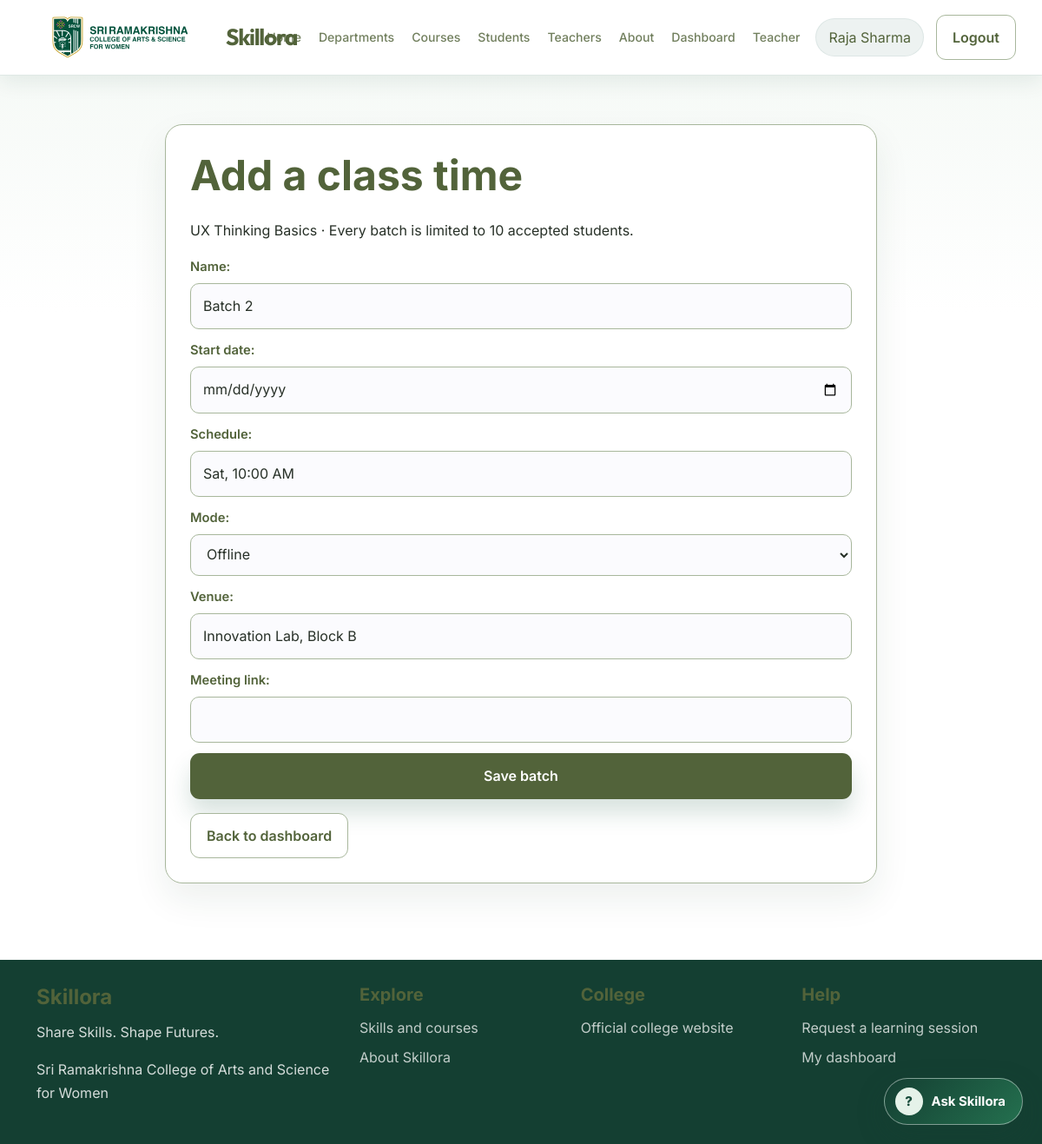
/courses/ux-thinking-basics-demo/batches/create/ (signed in), run on the app's committed database.
### core/models.py (models this page shows, shortened)
class User(AbstractUser):
    class Role(models.TextChoices):
        STUDENT = 'student', 'Student'
        INSTRUCTOR = 'instructor', 'Teacher / Student Instructor'
        FACULTY = 'faculty', 'Faculty'
    role = models.CharField(max_length=20, choices=Role.choices, default=Role.STUDENT)
    instructor_approved = models.BooleanField(default=False)
    phone = models.CharField(max_length=30, blank=True)
    bio = models.TextField(blank=True)
    department = models.CharField(max_length=80, blank=True)
    avatar_url = models.URLField(blank=True)
    @property
    def is_instructor(self):
        return self.role == self.Role.INSTRUCTOR
    @property
    def is_faculty(self):
        return self.role == self.Role.FACULTY
    @property
    def is_teacher(self):
        return self.is_faculty or (self.is_instructor and self.instructor_approved)
    @property
    def is_college_admin(self):
        return self.is_superuser or (self.is_staff and not self.is_instructor)

class Course(models.Model):
    class Mode(models.TextChoices):
        ONLINE = 'online', 'Online'
        OFFLINE = 'offline', 'Offline'
    class Status(models.TextChoices):
        DRAFT = 'draft', 'Draft'
        PUBLISHED = 'published', 'Published'
        CLOSED = 'closed', 'Closed'
    class ApprovalStatus(models.TextChoices):
        PENDING = 'pending', 'Pending approval'
        APPROVED = 'approved', 'Approved'
        REJECTED = 'rejected', 'Rejected'
    title = models.CharField(max_length=180)
    slug = models.SlugField(unique=True)
    description = models.TextField()
    skill = models.ForeignKey(Skill, on_delete=models.SET_NULL, null=True, blank=True, related_name='courses')
    department = models.ForeignKey(
        Department,
        on_delete=models.SET_NULL,
        null=True,
        blank=True,
        related_name='courses',
    )
    instructor = models.ForeignKey(
        settings.AUTH_USER_MODEL,
        on_delete=models.CASCADE,
        related_name='courses_taught',
        limit_choices_to=Q(role__in=(User.Role.INSTRUCTOR, User.Role.FACULTY)),
    )
    learning_objectives = models.TextField(blank=True)
    prerequisites = models.TextField(blank=True)
    duration_weeks = models.PositiveIntegerField(default=4)
    mode = models.CharField(max_length=20, choices=Mode.choices, default=Mode.ONLINE)
    schedule = models.CharField(max_length=200)
    venue = models.CharField(max_length=200, blank=True)
    meeting_link = models.URLField(blank=True)
    max_learners = models.PositiveIntegerField(default=20)
    status = models.CharField(max_length=20, choices=Status.choices, default=Status.PUBLISHED)
    approval_status = models.CharField(
        max_length=20,
        choices=ApprovalStatus.choices,
        default=ApprovalStatus.PENDING,
    )
    reviewed_by = models.ForeignKey(
        settings.AUTH_USER_MODEL,
        on_delete=models.SET_NULL,
        null=True,
        blank=True,
        related_name='course_reviews',
    )
    reviewed_at = models.DateTimeField(null=True, blank=True)
    materials_link = models.URLField(blank=True)
    created_at = models.DateTimeField(auto_now_add=True)
    updated_at = models.DateTimeField(auto_now=True)
    class Meta:
        ordering = ['-created_at']

### core/views.py (the view)
# urls.py: path('courses/<slug:slug>/batches/create/', views.create_batch, name='create_batch'),
@login_required
def create_batch(request, slug):
    course = get_object_or_404(Course, slug=slug)
    if not request.user.is_college_admin and (
        not request.user.is_teacher or course.instructor_id != request.user.pk
    ):
        return HttpResponse('Only the assigned teacher or college administrator can manage batches.', status=403)
    if request.method == 'POST':
        form = BatchForm(request.POST)
        if form.is_valid():
            batch = form.save(commit=False)
            batch.course = course
            batch.capacity = 10
            batch.save()
            messages.success(request, f'{batch.name} was added with a maximum of 10 accepted students.')
            return redirect('teacher_dashboard' if not request.user.is_college_admin else 'college_admin_dashboard')
    else:
        form = BatchForm(initial={
            'name': f'Batch {course.batches.count() + 1}',
            'schedule': course.schedule,
            'mode': course.mode,
            'venue': course.venue,
            'meeting_link': course.meeting_link,
        })
    return render(request, 'create_batch.html', {'course': course, 'form': form})

### core/forms.py
class BatchForm(forms.ModelForm):
    class Meta:
        model = Batch
        fields = ('name', 'start_date', 'schedule', 'mode', 'venue', 'meeting_link')
        widgets = {'start_date': forms.DateInput(attrs={'type': 'date'})}

### templates/create_batch.html (shortened to what this page needs)
{% extends 'base.html' %}
{% block content %}
<section class="container auth-wrap">
    <div class="auth-card wide-form">
        <h1>Add a class time</h1>
        <p>{{ course.title }} · Every batch is limited to 10 accepted students.</p>
        <form method="post">
            {{ form.as_p }}
            <button class="button primary full-width" type="submit">Save batch</button>
        </form>
        <a href="{% url 'teacher_dashboard' %}" class="button secondary mt-3">Back to dashboard</a>
    </div>
</section>
{% endblock %}

### templates/base.html (shortened to what this page needs)
{% load static %}
<!DOCTYPE html>
<html lang="en">
<head>
    <link href="https://cdn.jsdelivr.net/npm/bootstrap@5.3.3/dist/css/bootstrap.min.css" rel="stylesheet">
    <link rel="stylesheet" href="{% static 'core/styles.css' %}">
</head>
<body>
    <header class="topbar">
        <div class="container nav-wrap">
            <a href="{% url 'home' %}" class="brand">
                <img class="college-logo" src="{% static 'core/srcw-logo.svg' %}" alt="Sri Ramakrishna College of Arts and Science for Women logo" width="200" height="50">
                <span>Skillora</span>
            </a>
            <nav class="main-nav" id="main-navigation">
                <a href="{% url 'home' %}">Home</a>
                <a href="{% url 'departments' %}">Departments</a>
                <a href="{% url 'marketplace' %}">Courses</a>
                <a href="{% url 'home' %}#students">Students</a>
                <a href="{% url 'home' %}#teachers">Teachers</a>
                <a href="{% url 'home' %}#about-skillora">About</a>
                {% if user.is_authenticated %}
                    <a href="{% url 'dashboard' %}">Dashboard</a>
                    {% if user.is_college_admin %}<a href="{% url 'college_admin_dashboard' %}">College admin</a>
                    {% elif user.is_teacher %}<a href="{% url 'teacher_dashboard' %}">Teacher</a>
                    {% elif user.is_instructor %}<a href="{% url 'teacher_pending' %}">Teacher application</a>{% endif %}
                {% endif %}
            </nav>
            <div class="nav-actions">
                {% if user.is_authenticated %}
                    <a href="{% url 'profile' %}" class="user-pill">{{ user.get_full_name|default:user.username }}</a>
                    <form method="post" action="{% url 'logout' %}" class="logout-form">
                        <button type="submit" class="button secondary">Logout</button>
                    </form>
                {% else %}
                    <a href="{% url 'login' %}" class="button secondary">Login</a>
                    <a href="{% url 'register' %}" class="button primary">Get Started</a>
                {% endif %}
            </div>
        </div>
    </header>
    <main class="page-shell">
        {% block content %}{% endblock %}
    </main>
    <footer class="site-footer">
        <div class="container footer-grid">
            <div>
                <h4>Skillora</h4>
                <p>Share Skills. Shape Futures.</p>
                <p class="footer-college">{{ college_name|default:'Sri Ramakrishna College of Arts and Science for Women' }}</p>
            </div>
            <div>
                <h5>Explore</h5>
                <a href="{% url 'marketplace' %}">Skills and courses</a>
                <a href="{% url 'home' %}#about-skillora">About Skillora</a>
            </div>
            <div>
                <h5>College</h5>
                <a href="https://srcw.ac.in/" target="_blank" rel="noopener noreferrer">Official college website</a>
            </div>
            <div>
                <h5>Help</h5>
                <a href="{% url 'request_session' %}">Request a learning session</a>
                {% if user.is_authenticated %}<a href="{% url 'dashboard' %}">My dashboard</a>{% else %}<a href="{% url 'login' %}">Sign in</a>{% endif %}
            </div>
        </div>
    </footer>
    {% include 'assistant_widget.html' %}
</body>
</html>

### data on the page
User: get_full_name "Raja Sharma"
Course: title "UX Thinking Basics", schedule "Sat, 10:00 AM", mode "Offline", venue "Innovation Lab, Block B"
